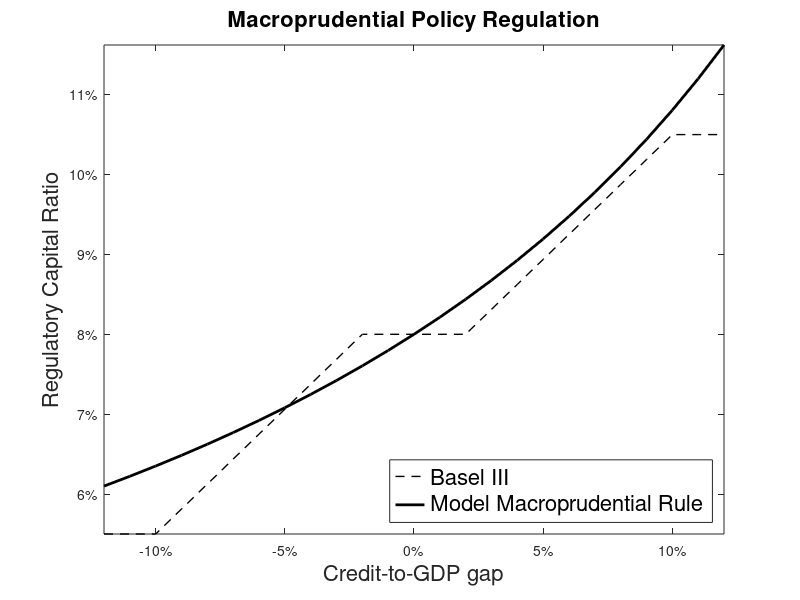

MATLAB code for this plot: (Note: this script raises an error after producing the figure.)
clear all
close all
clc
addpath('c:\dynare\4.5.7\matlab');
addpath('C:\Users\Farkas\Dropbox\PhD\Research\QE effects\Full calibration\export_fig-master');


B3u = 0.08*ones(1,11)+ [linspace(0,0.025,9) 0.025 0.025];
B3d =0.08*ones(1,11) - [linspace(0,0.025,9) 0.025 0.025];
B3 = [ fliplr(B3d) 0.08*ones(1,3)  B3u]
xaxis = linspace(-0.12,0.12,25);
myrule=1*ones(1,25)./(12.5*ones(1,25)-32.46*xaxis)

plot(xaxis,B3,'--k','Linewidth',1)
axis tight
hold on 
plot(xaxis,myrule,'-k','Linewidth',2)

     a=[cellstr(num2str(get(gca,'xtick')'*100))]; 
% Create a vector of '%' signs
     pct = char(ones(size(a,1),1)*'%'); 
% Append the '%' signs after the percentage values
     new_xticks = [char(a),pct];
% 'Reflect the changes on the plot
     set(gca,'xticklabel',new_xticks)
     % Convert y-axis values to percentage values by multiplication
     a=[cellstr(num2str(get(gca,'ytick')'*100))]; 
% Create a vector of '%' signs
     pct = char(ones(size(a,1),1)*'%'); 
% Append the '%' signs after the percentage values
     new_yticks = [char(a),pct];
% 'Reflect the changes on the plot
     set(gca,'yticklabel',new_yticks)
     xlabel('Credit-to-GDP gap','FontSize',16);
     ylabel('Regulatory Capital Ratio','FontSize',16);
     legend('Basel III', 'Model Macroprudential Rule', 'Location','southeast','FontSize',16);
     title('Macroprudential Policy Regulation','FontSize',16)

     
                mkdir('Figures');
                cd Figures
                
                frame_h = get(handle(gcf),'JavaFrame');
                set(frame_h,'Maximized',1);
                set(gcf, 'Units', 'Normalized', 'OuterPosition', [0 0 1 1]);
                % Get rid of tool bar and pulldown menus that are along top of figure.
                set(gcf, 'Toolbar', 'none', 'Menu', 'none');

                saveas(gcf,['FigureBASELIII.fig']);
                print('FigureBASELIII','-dpng');
                matlab2tikz('BaselIII.tex');